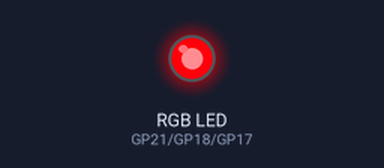
Bench run of a program on a simulated Raspberry Pi Pico running MicroPython. On the bench: an RGB LED mixed from three pins (HIGH = lit). At 3.3 s the program stops and its outputs stay as they are.

Above: at 0.15 s.
At 1.66 s:
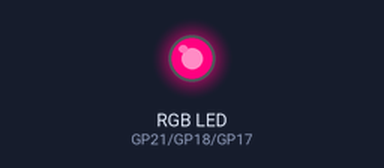
At 2.56 s:
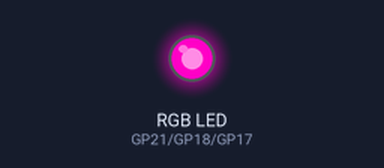
At 3.4 s:
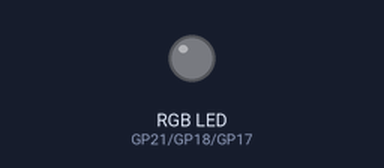
Timing chart, 0 to 4.8 s (numbered marks = the images above):
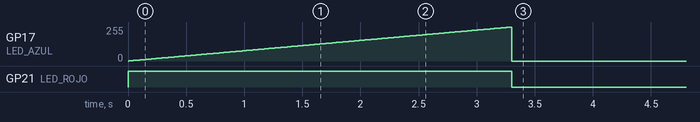

Measured:
- by itself, GP17 (LED_AZUL): rises from 0/255 to 254/255 in 3.3 s, then falls to 0/255 in 0.02 s
- by itself, GP21 (LED_ROJO): LOW → HIGH at 0.00 s, → LOW 3.3 s later

The program:

7_4_rojo_rosa_magenta.py
```python
"""
MICROPYTHON EN PROYECTOS
Beatriz Padín / Adriana Dapena
Capítulo 7: Rojo, verde y azul
---------------------------------------
En el led RGB se añaden al rojo distintos porcentajes
de azul para pasar gradualmente del rosa al magenta.
"""

from machine import Pin, PWM
from time import sleep_ms

# Led RGB
# Rojo: GPIO 21, inicialmente encendido
# Verde: GPIO18, inicialmente apagado
# Azul: GPIO17, inicialmente apagado
LED_ROJO = PWM(Pin(21), freq=5000, duty_u16=65535)
LED_VERDE = PWM(Pin(18), freq=5000, duty_u16=0)
LED_AZUL = PWM(Pin(17), freq=5000, duty_u16=0)

# Se enciende el led azul progresivamente
for i in range(0, 65536, 100):
    LED_AZUL.duty_u16(i)
    sleep_ms(5)

# Se apaga el led
LED_ROJO.duty_u16(0)
LED_VERDE.duty_u16(0)
LED_AZUL.duty_u16(0)

# Se desactiva la señal
LED_ROJO.deinit()
LED_VERDE.deinit()
LED_AZUL.deinit()
```
